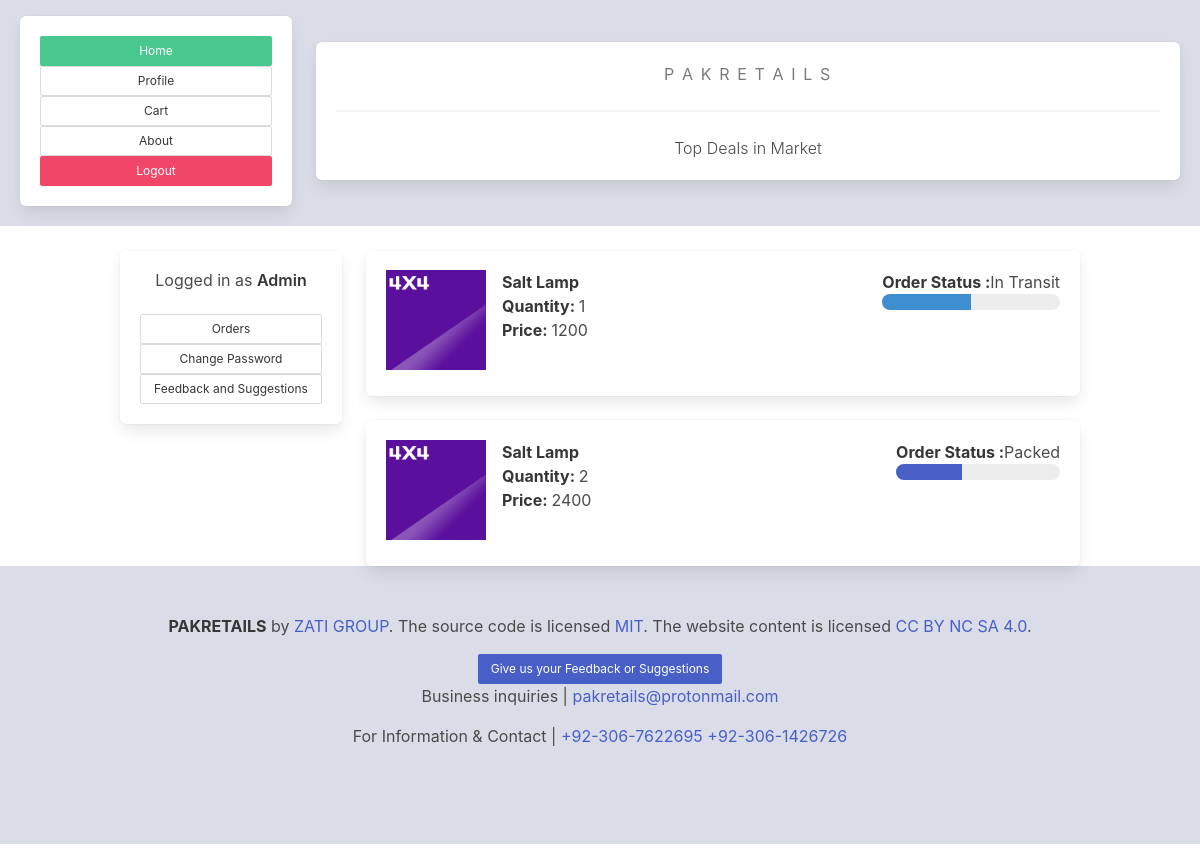
Screenshot of /orders/ (signed in) with the database file from the repository.
### mainpage/models.py (models this page shows, shortened)
class OrderPlaced(models.Model):
    user = models.ForeignKey(User, on_delete=models.CASCADE)
    fullname=models.CharField(max_length=200)
    product =models.ForeignKey(Product, on_delete=models.CASCADE)
    quantity = models.PositiveIntegerField(default=1)
    ordered_date = models.DateTimeField(auto_now_add=True)
    city =models.CharField(max_length=50)
    state=models.CharField(choices=STATE_CHOICES,max_length=50)
    delivery_address =models.CharField(max_length=500)
    email =models.CharField(max_length=70)
    contact=models.CharField(max_length=30)
    status = models.CharField(choices=STATUS_CHOICES,max_length=50,default='pending')
    paymentmethod = models.CharField(choices=PAYMENT_CHOICES,default='Cash on Delivery',max_length=50)
    amount = models.IntegerField()
    @property
    def total_cost(self):
        return self.quantity * self.product.selling_price

class Product(models.Model):
    title = models.CharField(max_length=200)
    selling_price = models.IntegerField()
    discounted_price =models.IntegerField()
    description = models.TextField(max_length=500)
    brand =models.CharField(max_length=100)
    category = models.CharField( choices=CATEGORY_CHOICES, max_length=2)
    product_image = models.ImageField(upload_to="uploads/",default='4x4.jpg')

### mainpage/views.py (the view)
# urls.py: path('orders/',views.orders,name='orders'),
def orders(request):
    op = OrderPlaced.objects.filter(user=request.user)
    return render(request,'mainpage/orders.html',{'order_placed':op})

### mainpage/templates/mainpage/orders.html (shortened to what this page needs)
{% extends 'mainpage/base.html' %}
{% block content %}
<div class="container">
    <div class="columns">
        <div class="column is-3">
            <div class="box">
                <p class="subtitle is-size-6 has-text-centered">Logged in as
                    <strong>{{request.user.username|capfirst}}</strong>
                </p>
                <a href="{% url 'orders' %}" class="button is-small is-fullwidth">Orders</a>
                <a href="{% url 'passwordchange' %}" class="button is-small is-fullwidth">Change Password</a>
                <a href="{% url 'feedback' %}" class="button is-small is-fullwidth">Feedback and Suggestions</a>
            </div>
        </div>
        <div class="column">
            {% for op in order_placed %}
            <div class="box">
                <div class="media">
                    <div class="media-left">
                        <img src="{{op.product.product_image.url}}" width="100" height="100">
                    </div>
                    <div class="media-content">
                        <p><strong>{{op.product.title}}</strong></p>
                        <p> <strong>Quantity: </strong> {{op.quantity}}</p>
                        <p> <strong>Price: </strong> {{op.total_cost}}</p>
                    </div>
                    <div class="media-right">
                        <p><strong> Order Status :</strong>{{op.status}}</p>
                        {% if op.status == 'Packed' %}
                        <progress class="progress is-link" value="40" max="100">15%</progress>
                        {% endif %}
                        {% if op.status == 'In Transit' %}
                        <progress class="progress is-info" value="50" max="100">15%</progress>
                        {% endif %}
                    </div>
                </div>
            </div>
            {% endfor %}
        </div>
    </div>
</div>
{% endblock content %}

### rows the page displays
OrderPlaced: product.product_image (picture), product "Salt Lamp", quantity "1", total_cost "1200", status "In Transit"
OrderPlaced: product.product_image (picture), product "Salt Lamp", quantity "2", total_cost "2400", status "Packed"

### other values shown
{{ request.user.username|capfirst }} "Admin"
